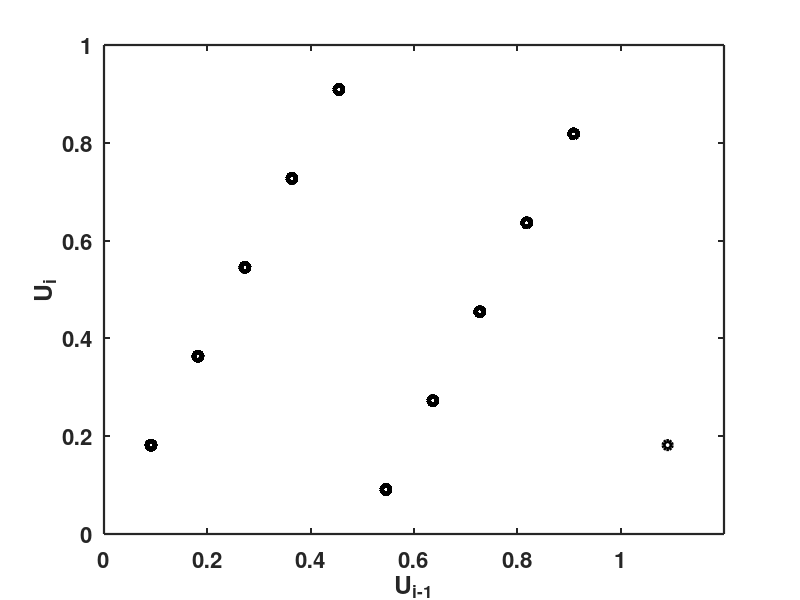

MATLAB code to generate this figure:
clear
clc
close all

% input parameters
n    = 1000;
a    = 2;
b    = 0;
M    = 11;
seed = 12;

% main computation
y(1) = seed;
i    = 2;

while(i<=n)
    y(i)= mod((a*y(i-1)+b),M);
    i   = i+1;
end
y = y/M;

% output
scatter(y(1:n-2),y(2:n-1),'k','LineWidth',3)
xlabel('U_i_-_1','FontSize',16,'FontWeight','Bold')
ylabel('U_i')
xlim([0 1.2])
box on
set(gca,'LineWidth',1.6,'FontSize',16,'FontWeight','Bold')